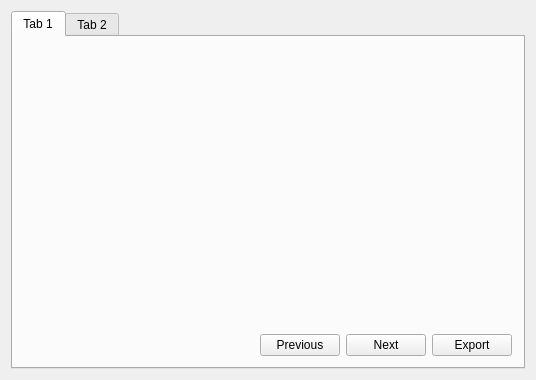
<?xml version="1.0" encoding="UTF-8"?>
<ui version="4.0">
 <class>Widget</class>
 <widget class="QWidget" name="Widget">
  <property name="geometry">
   <rect>
    <x>0</x>
    <y>0</y>
    <width>536</width>
    <height>380</height>
   </rect>
  </property>
  <property name="windowTitle">
   <string>Widget</string>
  </property>
  <layout class="QVBoxLayout" name="verticalLayout">
   <item>
    <widget class="QTabWidget" name="tabWidget">
     <property name="currentIndex">
      <number>0</number>
     </property>
     <widget class="QWidget" name="tab">
      <attribute name="title">
       <string>Tab 1</string>
      </attribute>
      <layout class="QVBoxLayout" name="verticalLayout_2">
       <item>
        <widget class="QStackedWidget" name="stackedWidget">
         <widget class="QWidget" name="page"/>
         <widget class="QWidget" name="page_2"/>
        </widget>
       </item>
       <item>
        <layout class="QHBoxLayout" name="horizontalLayout">
         <item>
          <spacer name="horizontalSpacer">
           <property name="orientation">
            <enum>Qt::Horizontal</enum>
           </property>
           <property name="sizeHint" stdset="0">
            <size>
             <width>208</width>
             <height>20</height>
            </size>
           </property>
          </spacer>
         </item>
         <item>
          <widget class="QPushButton" name="lastStepbtn">
           <property name="text">
            <string>Previous</string>
           </property>
          </widget>
         </item>
         <item>
          <widget class="QPushButton" name="nextStepbtn">
           <property name="text">
            <string>Next</string>
           </property>
          </widget>
         </item>
         <item>
          <widget class="QPushButton" name="exportbtn">
           <property name="text">
            <string>Export</string>
           </property>
          </widget>
         </item>
        </layout>
       </item>
      </layout>
     </widget>
     <widget class="QWidget" name="tab_2">
      <attribute name="title">
       <string>Tab 2</string>
      </attribute>
     </widget>
    </widget>
   </item>
  </layout>
 </widget>
 <layoutdefault spacing="6" margin="11"/>
 <resources/>
 <connections/>
</ui>
